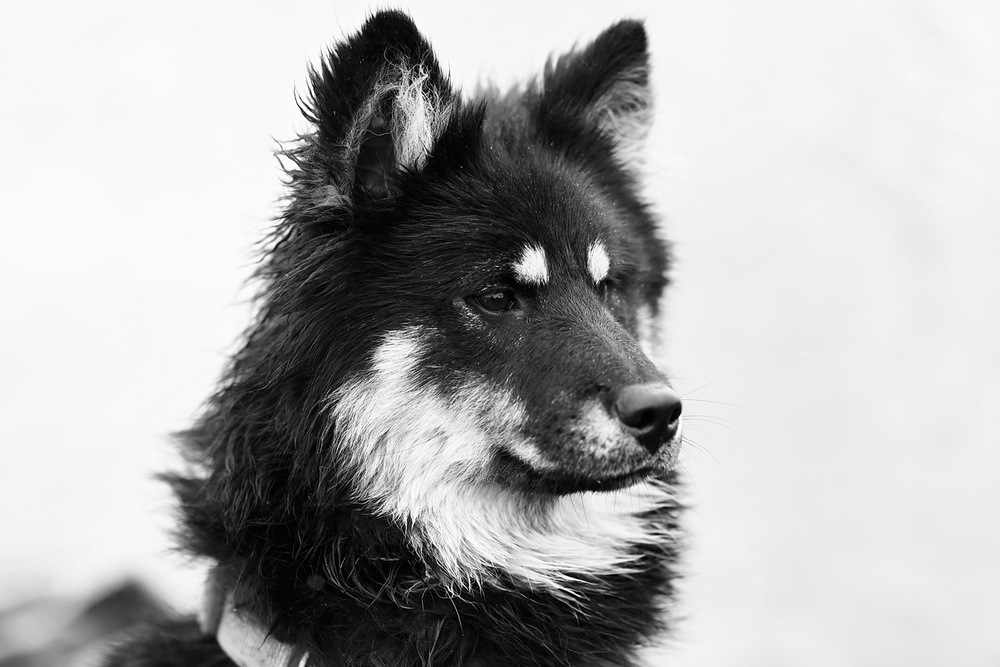
#> input picture aula_04/image.jpg, 1000 x 667 px, shrunk from 1280 x 854 before the run
$ python main.py
#> lines starting #> are read from the running program, lines starting #| are printed output that depends on the picture
import numpy as np
import cv2 as cv
from matplotlib import pyplot as plt

img = cv.imread('image.jpg', cv.IMREAD_GRAYSCALE)
#> img is the input picture: shape (667, 1000); min 0, max 255, mean 175
assert img is not None, "file could not be read, check with os.path.exists()"

laplacian = cv.Laplacian(img,cv.CV_64F,ksize=31)
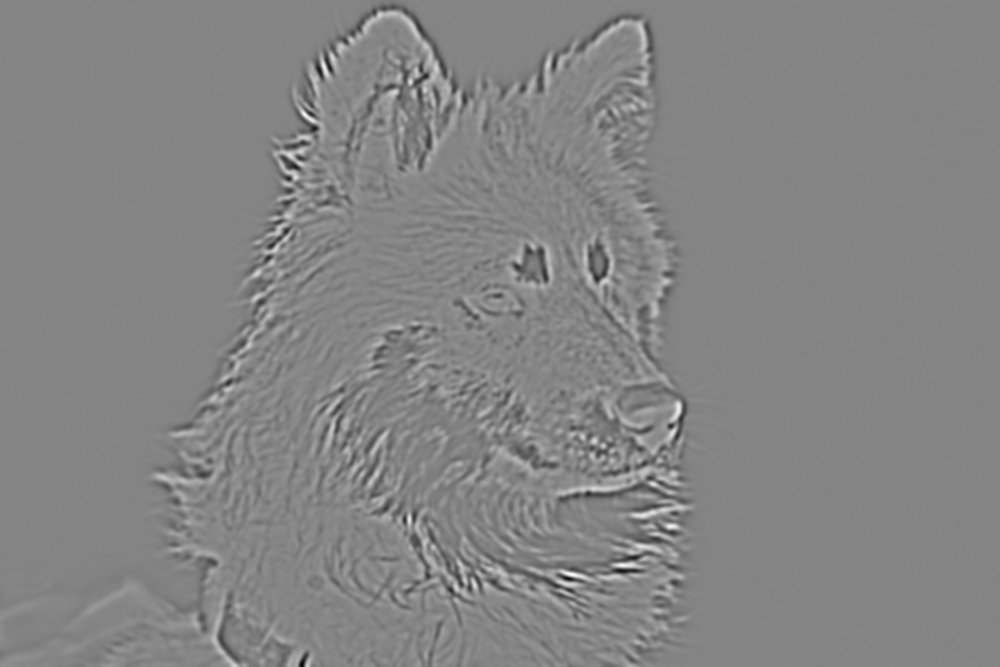
#> laplacian: shape (667, 1000) float64; min -3.42e+18, max 3.15e+18, mean 2.23e+13; drawn with min black and max white
sobelx = cv.Sobel(img,cv.CV_64F,1,0,ksize=31)
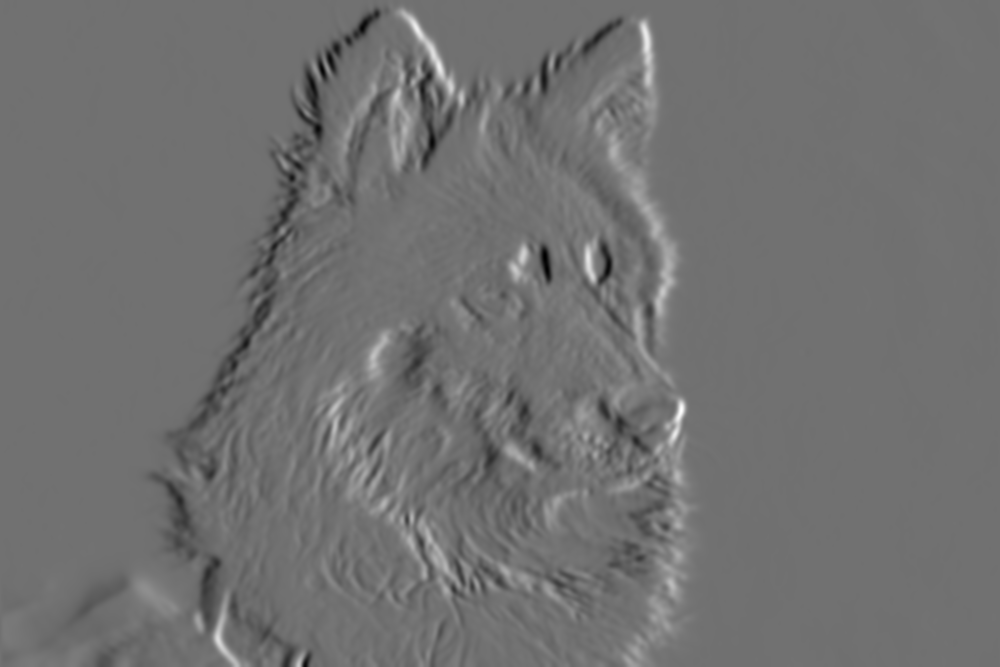
#> sobelx: shape (667, 1000) float64; min -1.42e+19, max 1.78e+19, mean 1.78e+15; drawn with min black and max white
sobely = cv.Sobel(img,cv.CV_64F,0,1,ksize=31)
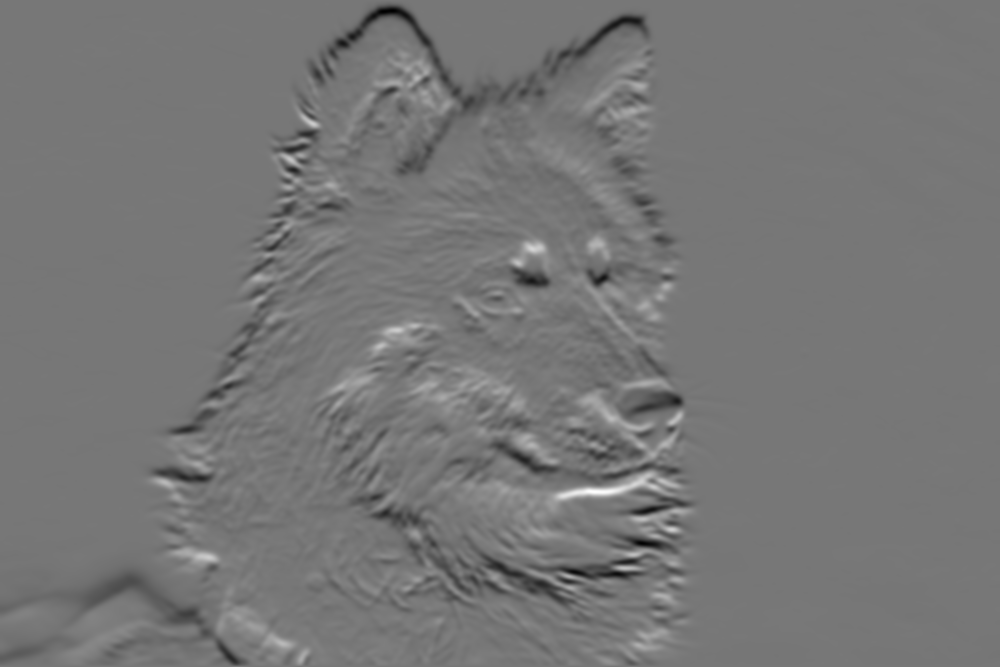
#> sobely: shape (667, 1000) float64; min -1.51e+19, max 1.71e+19, mean -1.05e+17; drawn with min black and max white
sobel = cv.magnitude(sobelx, sobely)
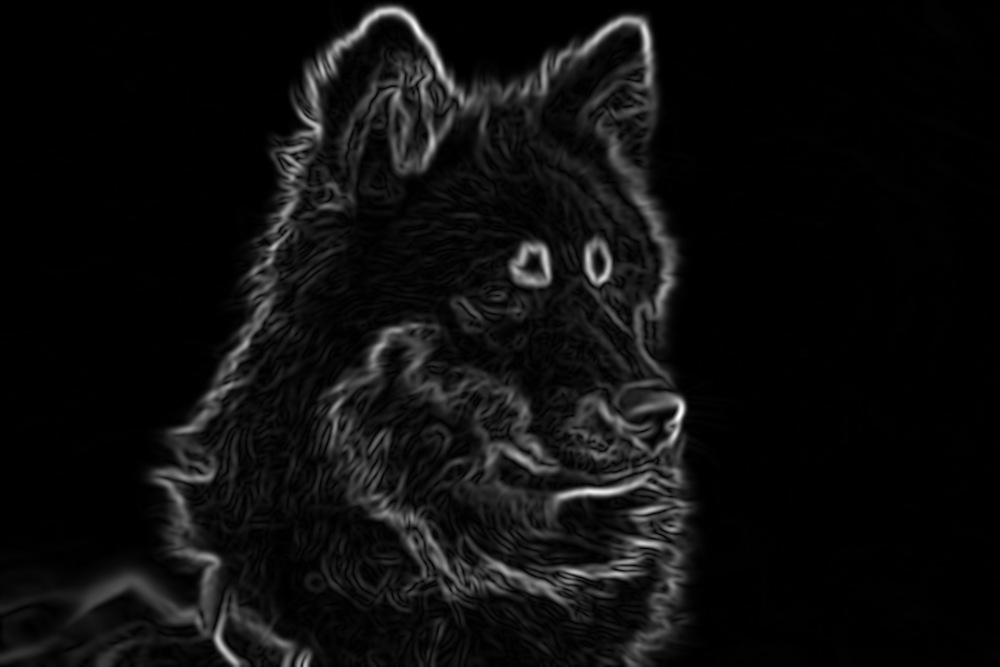
#> sobel: shape (667, 1000) float64; min 0, max 1.84e+19, mean 1.02e+18; drawn with min black and max white

plt.subplot(3,3,1),plt.imshow(img,cmap = 'gray')
plt.title('Original'), plt.xticks([]), plt.yticks([])

plt.subplot(3,3,2),plt.imshow(laplacian,cmap = 'Accent')
plt.title('Laplacian'), plt.xticks([]), plt.yticks([])

plt.subplot(3,3,3),plt.imshow(sobelx,cmap = 'Accent')
plt.title('Sobel X'), plt.xticks([]), plt.yticks([])

plt.subplot(3,3,4),plt.imshow(sobely,cmap = 'Accent')
plt.title('Sobel Y'), plt.xticks([]), plt.yticks([])

plt.subplot(3,3,5),plt.imshow(sobel,cmap = 'inferno_r')
plt.title('Sobels'), plt.xticks([]), plt.yticks([])

plt.show()
